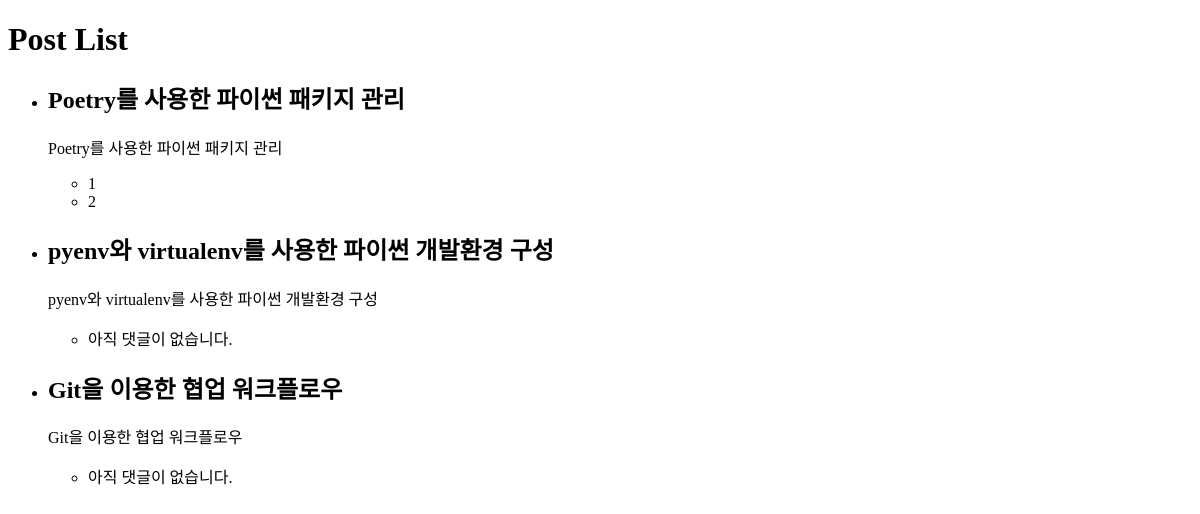
The app's page /posts/, older data.
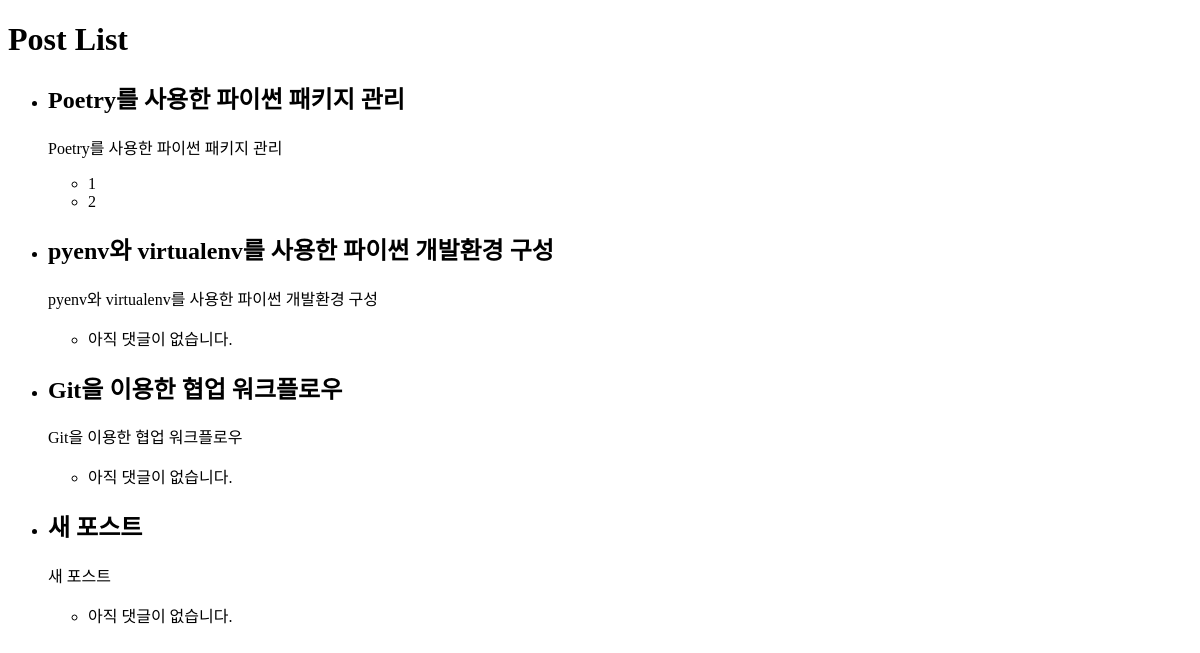
The same page, newer data.
### blog/models.py (models this page shows, shortened)
class Post(models.Model):
    title = models.CharField("포스트 제목", max_length=100)
    content = models.TextField("포스트 내용")
    thumbnail = models.ImageField("썸네일 이미지", upload_to="post", blank=True)

class Comment(models.Model):
    post = models.ForeignKey(Post, on_delete=models.CASCADE)
    content = models.TextField("댓글 내용")

### blog/views.py (the view)
# urls.py: path("posts/", post_list),
def post_list(request):
    posts = Post.objects.all()
    context = {
        "posts":posts,
    }
    return render(request, "post_list.html", context)

### templates/post_list.html
<!DOCTYPE html>
<html lang="ko">
<body>
  <h1>Post List</h1>
  <ul>
    {% for post in posts %}
      <li>
        <h2>{{ post.title }}</h2>
        <p>{{ post.content}}</p>
        <ul>
            {% for comment in post.comment_set.all %}
                <li>{{ comment.content }}</li>
            {% empty %}
                <li>아직 댓글이 없습니다.</li>
            {% endfor %}
        </ul>
      </li>
    {% endfor %}
  </ul>
</body>
</html>

Row changes from the older to the newer data that the page shows:
added Post: title "새 포스트", content "새 포스트"
